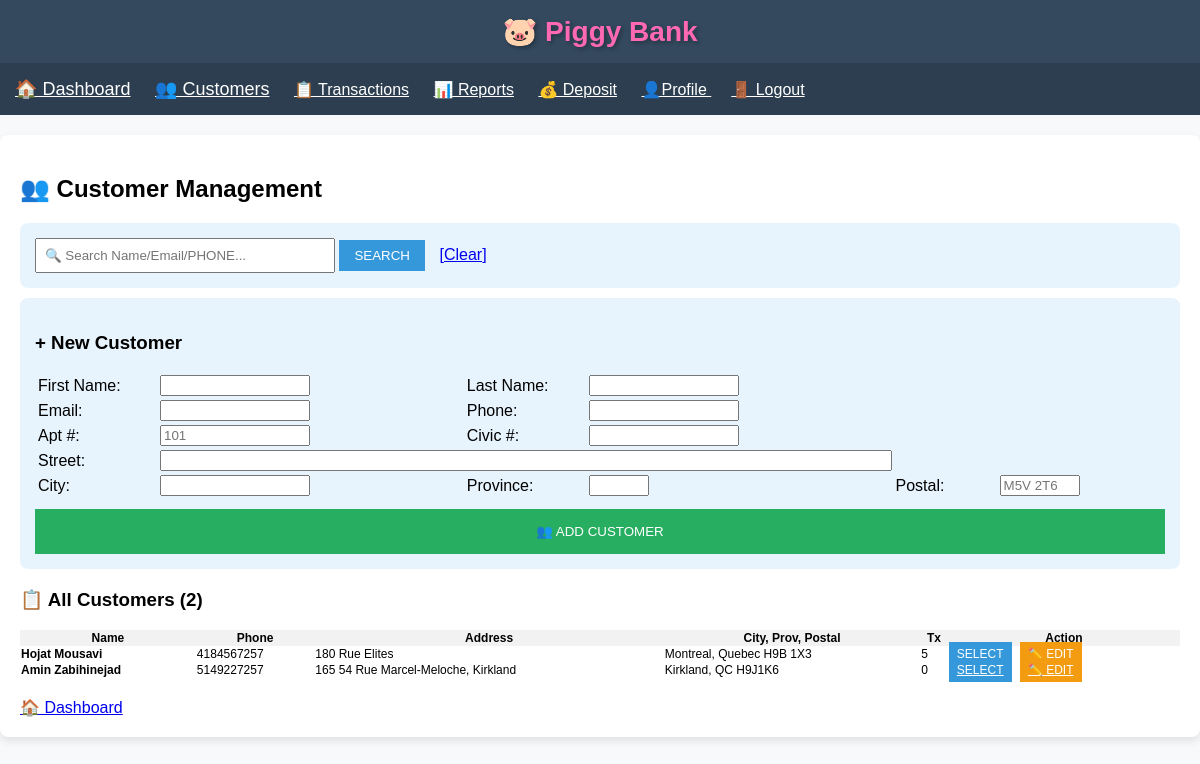
The app's page /customers (signed in) with its own data.
### app.py (models this page shows)
class Client(db.Model):
    id = db.Column(db.Integer, primary_key=True)
    first_name = db.Column(db.String(50), nullable=False)
    last_name = db.Column(db.String(50), nullable=False)
    email = db.Column(db.String(100), unique=True, nullable=False)
    phone = db.Column(db.String(20), nullable=False)
    apartment = db.Column(db.String(10))
    civic_number = db.Column(db.String(10), nullable=False)
    street = db.Column(db.String(100), nullable=False)
    city = db.Column(db.String(50), nullable=False)
    province = db.Column(db.String(10), nullable=False)
    postal_code = db.Column(db.String(10), nullable=False)
    created_at = db.Column(db.DateTime, default=datetime.utcnow)
    transactions = db.relationship('Transaction', backref='client', lazy=True)

### app.py (the view, shortened to what this page needs)
@app.route('/customers', methods=['GET', 'POST'])
def customers():
    if 'user_id' not in session:
        return redirect(url_for('login'))
    search_query = request.args.get('search', '')
    if search_query:
        all_clients = Client.query.filter(
            db.or_(
                Client.first_name.ilike(f'%{search_query}%'),
                Client.last_name.ilike(f'%{search_query}%'),
                Client.email.ilike(f'%{search_query}%'),
                Client.phone.ilike(f'%{search_query}%')
            )
        ).order_by(Client.last_name).all()
    else:
        all_clients = Client.query.order_by(Client.last_name).all()
    return render_template('customers.html', clients=all_clients)

### templates/customers.html (shortened to what this page needs)
{% extends "base.html" %}
{% block content %}
<h2>👥 Customer Management</h2>
<div style="background:#e8f4fd; padding:15px; border-radius:8px; margin-bottom:10px;">
    <form method="GET" style="display:inline;">
        <input type="text" name="search" placeholder="🔍 Search Name/Email/PHONE..."
       value="{{ request.args.get('search', '') }}" style="width:300px; padding:8px;">
        <input type="submit" value="SEARCH" style="padding:8px 15px; background:#3498db; color:white; border:none;">
        <a href="{{ url_for('customers') }}" style="margin-left:10px;">[Clear]</a>
    </form>
</div>
<div style="background:#e8f4fd; padding:15px; border-radius:8px; margin-bottom:20px;">
    <h3>+ New Customer</h3>
    <form method="POST">
        <table style="width:100%;">
            <tr>
                <td style="width:120px;">First Name:</td>
                <td><input name="first_name" required style="width:150px;"></td>
                <td style="width:120px;">Last Name:</td>
                <td><input name="last_name" required style="width:150px;"></td>
            </tr>
            <tr>
                <td>Email:</td>
                <td><input name="email" type="email" required style="width:150px;"></td>
                <td>Phone:</td>
                <td><input name="phone" required style="width:150px;"></td>
            </tr>
            <tr>
                <td>Apt #:</td>
                <td><input name="apartment" placeholder="101" style="width:150px;"></td>
                <td>Civic #:</td>
                <td><input name="civic_number" required style="width:150px;"></td>
            </tr>
            <tr>
                <td>Street:</td>
                <td colspan="3"><input name="street" required style="width:100%;"></td>
            </tr>
            <tr>
                <td>City:</td>
                <td><input name="city" required style="width:150px;"></td>
                <td>Province:</td>
                <td><input name="province" required style="width:60px;"></td>
                <td>Postal:</td>
                <td><input name="postal_code" required placeholder="M5V 2T6" style="width:80px;"></td>
            </tr>
        </table>
        <input type="submit" value="👥 ADD CUSTOMER" style="width:100%; padding:15px; background:#27ae60; color:white; border:none; margin-top:10px;">
    </form>
</div>
<h3>📋 All Customers ({{ clients|length }})</h3>
<table style="width:100%; border-collapse:collapse; font-size:12px;">
    <tr style="background:#f2f2f2;">
        <th>Name</th><th>Phone</th><th>Address</th><th>City, Prov, Postal</th><th>Tx</th><th>Action</th>
    </tr>
    {% for client in clients %}
    <tr>
        <td><strong>{{ client.first_name }} {{ client.last_name }}</strong></td>
        <td>{{ client.phone }}</td>
        <td>{{ client.apartment|default('') }} {{ client.civic_number }} {{ client.street }}</td>
        <td>{{ client.city }}, {{ client.province }} {{ client.postal_code }}</td>
        <td>{{ client.transactions|length }}</td>
        <td>
            <a href="{{ url_for('select_customer', client_id=client.id) }}" style="background:#3498db; color:white; padding:5px 8px;">SELECT</a>
            <a href="{{ url_for('edit_client', client_id=client.id) }}" style="background:#f39c12; color:white; padding:5px 8px; margin-left:5px;">✏️ EDIT</a>
        </td>
    </tr>
    {% endfor %}
</table>
<div style="margin-top:20px;">
    <a href="{{ url_for('index') }}" style="font-size:16px;">🏠 Dashboard</a>
</div>
{% endblock %}

### templates/base.html (style rules this page uses)
* { box-sizing: border-box; }
body { font-family: Arial; margin: 0; padding: 0; background: #f8f9fa; }

### records on screen
Client: first_name "Hojat", last_name "Mousavi", phone "4184567257", civic_number "180", street "Rue Elites", city "Montreal", province "Quebec", postal_code "H9B 1X3", transactions|length "5"
Client: first_name "Amin", last_name "Zabihinejad", phone "5149227257", civic_number "165", street "54 Rue Marcel-Meloche, Kirkland", city "Kirkland", province "QC", postal_code "H9J1K6", transactions|length "0"

### other values on screen
{{ clients|length }} "2"
